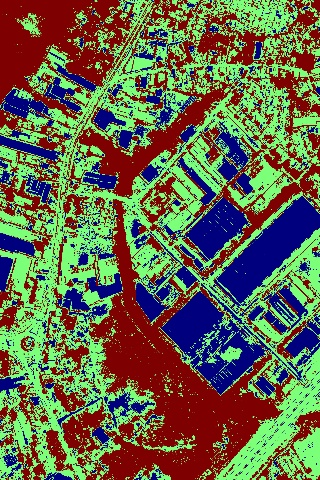
#> input picture DataSourceIntegration/original0.jpg, 320 x 480 px
$ python realignment.py   (Python 2 division)
#> lines starting #> are read from the running program, lines starting #| are printed output that depends on the picture; after the words box and inside, x2 and y2 are one past the last pixel; in counts of white or black regions, pixels touching at a corner belong together
# import the necessary packages
import csv
from skimage.segmentation import slic
from skimage.segmentation import mark_boundaries
from skimage.util import img_as_float
import matplotlib.pyplot as plt
import numpy as np
import cv2
from PIL import Image
from math import *
import math

def haversine(lon1, lat1, lon2, lat2):
	lon1, lat1, lon2, lat2 = map(radians, [lon1, lat1, lon2, lat2])
	dlon = lon2 - lon1
	dlat = lat2 - lat1
	a = sin(dlat/2)**2 + cos(lat1) * cos(lat2) * sin(dlon/2)**2
	c = 2 * asin(sqrt(a))
	km = 6367 * c
	#convert from km to meters
	meters = km * 1000
        return round(meters)

# the threshold is set to 20 meters
radius=20

no_of_buildings = 0
overlapped_buildings = 0
x_left=0
x_right=0
y_low=0
y_high=0

overlap=0

#longitude and latitude values of original image
y_up=6.966753172
y_down=6.965155727
x_low=79.8811278
x_high=79.88595578

#1-6.975736284,6.9741388699832125,80.20451983,80.20934780622675
#2-6.966753172,6.965155727,79.8811278,79.88595578

havesine_distance_x1= haversine(x_low,y_down,x_high,y_down)
havesine_distance_x2= haversine(x_low,y_up,x_high,y_up)
havesine_distance_y1= haversine(x_low,y_down,x_low,y_up)
havesine_distance_y2= haversine(x_high,y_down,x_high,y_up)

havesine_x=(havesine_distance_x1+havesine_distance_x2)/2
havesine_y=(havesine_distance_y1+havesine_distance_y2)/2

point_dist=[]

# load the image
image = cv2.imread('original0.jpg', cv2.IMREAD_COLOR)
#> image is the input picture: shape (480, 320, 3); mean B, G, R 75.9, 102.8, 101.7

#green boundary
# define the list of boundaries
# boundaries = [
# 	([100, 200, 100], [150, 255, 150])
# ]

#red boundary
# # define the list of boundaries
# boundaries = [([0, 0, 100], [30, 30, 180])]

#blue boundary
# define the list of boundaries
boundaries = [
	([90, 0, 0], [150, 15, 15])
]

# loop over the boundaries
for (lower, upper) in boundaries:
    # create NumPy arrays from the boundaries
    lower = np.array(lower, dtype="uint8")
    upper = np.array(upper, dtype="uint8")

    # find the colors within the specified boundaries and apply the mask
    mask = cv2.inRange(image, lower, upper)
    output = cv2.bitwise_and(image, image, mask=mask)
#> this loop made 1 pass
#> pass 1, `mask = cv2.inRange(image, lower, upper)`:
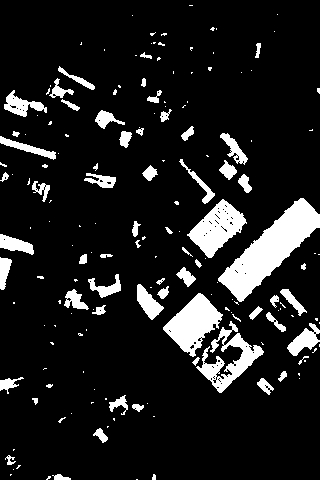
#> mask: shape (480, 320); 11.6% white; 171 white regions (108 under 20 px), largest, box (x1, y1, x2, y2) and area: (218, 198, 320, 302) 3938, (163, 293, 223, 357) 1913, (187, 199, 247, 258) 1728
#> pass 1, `output = cv2.bitwise_and(image, image, mask=mask)`:
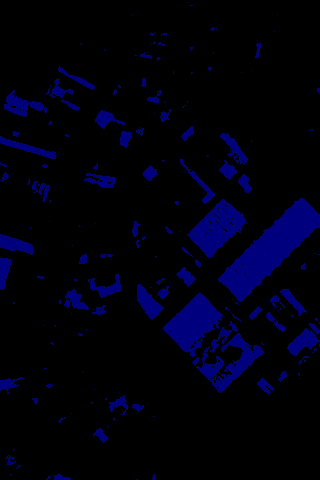
#> output: shape (480, 320, 3); mean B, G, R 13.9, 0.2, 0.1

cv2.imwrite('builtup.jpg',output)

# Read image
im_in = cv2.imread('builtup.jpg', cv2.IMREAD_GRAYSCALE);
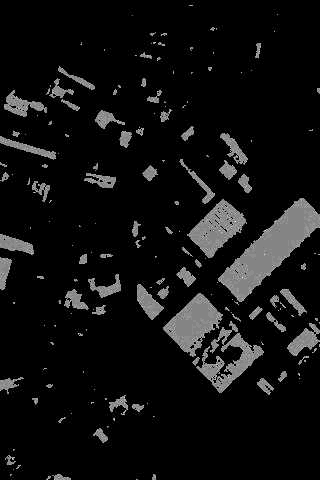
#> im_in: shape (480, 320); min 0, max 27, mean 1.8; drawn with min black and max white

# Threshold.
th, im_th = cv2.threshold(im_in, 10, 200, cv2.THRESH_BINARY_INV);
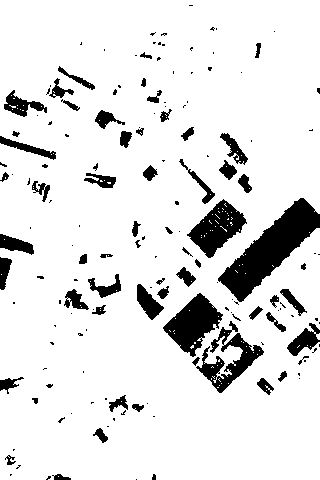
#> im_th: shape (480, 320); values 0 (black) and 200 (white), 88.6% white; 159 black regions (97 under 20 px), largest, box (x1, y1, x2, y2) and area: (218, 198, 320, 302) 3922, (163, 293, 223, 357) 1889, (187, 199, 247, 258) 1695

# Copy the thresholded image.
im_floodfill = im_th.copy()

# Mask used to flood filling.
# Notice the size needs to be 2 pixels than the image.
h, w = im_th.shape[:2]
#> h = 480; w = 320
mask = np.zeros((h + 2, w + 2), np.uint8)

# Floodfill from point (0, 0)
cv2.floodFill(im_floodfill, mask, (0, 0), 255);

# Invert floodfilled image
im_floodfill_inv = cv2.bitwise_not(im_floodfill)

# Combine the two images to get the foreground.
im_out = im_th | im_floodfill_inv
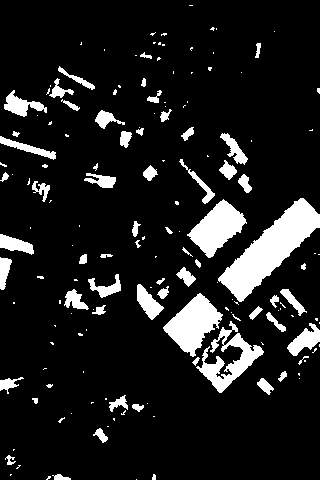
#> im_out: shape (480, 320); values 200 (black) and 255 (white), 11.6% white; 159 white regions (97 under 20 px), largest, box (x1, y1, x2, y2) and area: (218, 198, 320, 302) 3934, (163, 293, 223, 357) 1923, (187, 199, 247, 258) 1757

thresh = cv2.threshold(im_floodfill_inv, 177, 255, cv2.THRESH_BINARY)[1]

# Display images.
cv2.imwrite('grey.jpg',thresh)
# cv2.imshow("Floodfilled Image", im_out)
# cv2.waitKey(0)


# load the image and apply SLIC and extract (approximately)
# the supplied number of segments
image = cv2.imread('grey.jpg')
#> image: shape (480, 320, 3); min 0, max 255, mean 29.2
segments = slic(img_as_float(image), n_segments = 500, compactness=10,sigma = 5)
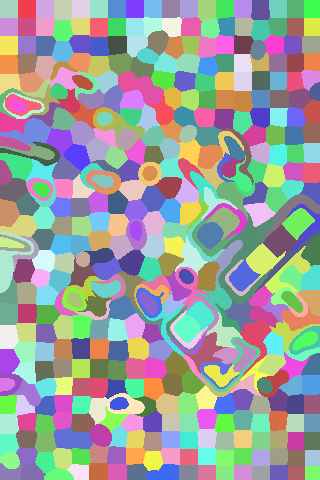
#> segments: shape (480, 320) int64; 457 distinct labels, from 1 to 457; one colour per label, 0 black

# [6 lines of commented-out code are left out]

counter_red = 0
lower_blue = np.array([110, 50, 50])
result=[]

imo = Image.open('original0.jpg')
widtho, heighto = imo.size
#> widtho = 320; heighto = 480

til = Image.new("RGB",(widtho, heighto))
#> til: PIL image 320x480 RGB; every value is 0
til.save('PILImage.jpg')

diff_x=widtho/havesine_x
#> diff_x = 0
diff_y=heighto/havesine_y
#> diff_y = 2
diff_avg=(diff_x+diff_y)/2
#> diff_avg = 1
threshold_pixels=round(diff_avg*radius)
#> threshold_pixels = 20


##--------------------------Foursquare Plotting--------------------------------------------------

points=[]
diff1 = (y_up - y_down) / heighto
#> diff1 = 3.33e-06
diff2 = (x_high - x_low) / widtho
#> diff2 = 1.51e-05

til = Image.new("RGB",(widtho, heighto))
til.save('plotImage.jpg')

plotIm = plt.imread('plotImage.jpg')

#> (the run stopped early here; a loop or call above may not have finished)

$ run again, with DataSourceIntegration/original.jpg copied over DataSourceIntegration/original0.jpg
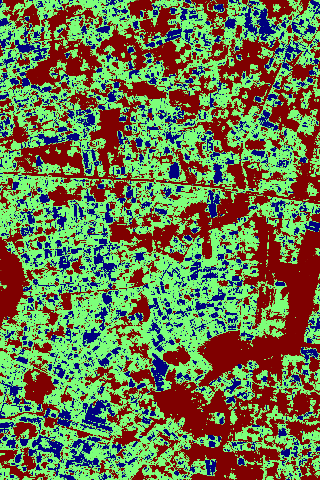
#> input picture DataSourceIntegration/original.jpg, 320 x 480 px
#> image is the input picture: shape (480, 320, 3); mean B, G, R 75.7, 120.1, 106.9
#> the loop `for (lower, upper) in boundaries:` made 1 pass
#> pass 1, `mask = cv2.inRange(image, lower, upper)`:
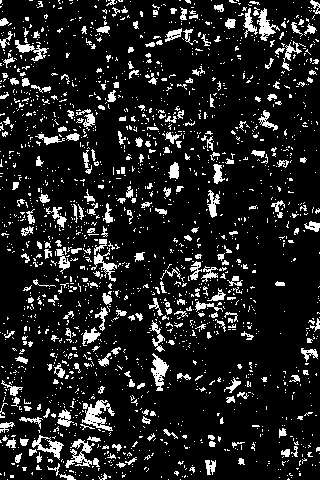
#> mask: shape (480, 320); 12.8% white; 1936 white regions (1679 under 20 px), largest, box (x1, y1, x2, y2) and area: (82, 400, 115, 431) 467, (65, 439, 95, 468) 329, (151, 353, 169, 391) 323
#> im_th: shape (480, 320); values 0 (black) and 200 (white), 87.9% white; black in thin lines or dots
#> im_floodfill: shape (480, 320); min 0, max 255, mean 175.8
#> im_out: shape (480, 320); 100% white; 1 black region (1 under 20 px)
#> thresh: shape (480, 320); 12.1% white in thin lines or dots
#> `segments = slic(img_as_float(image), n_segments = 500, compactness=10,..`:
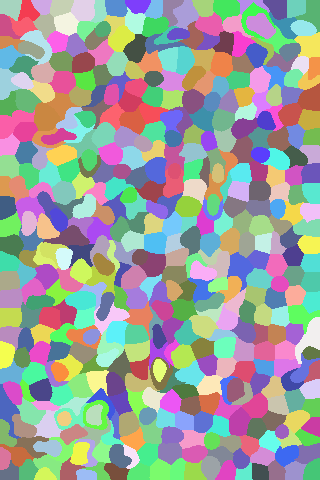
#> segments: shape (480, 320) int64; 471 distinct labels, from 1 to 471; one colour per label, 0 black
#> til: PIL image 320x480 RGB; every value is 0
